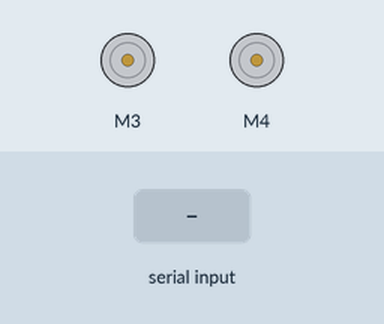
Recording of a sketch running on a simulated Arduino Uno, built with avr-gcc and run on an emulated ATmega328P. Shown: 2 × DC motor (green arrow = forward, orange = backward, longer = faster). The test bench sets the inputs (shaded band). What the sketch prints to the serial monitor is not drawn.

Above: at 1.2 s.
1.3 s: "f" received over the second serial link
At 2.1 s:
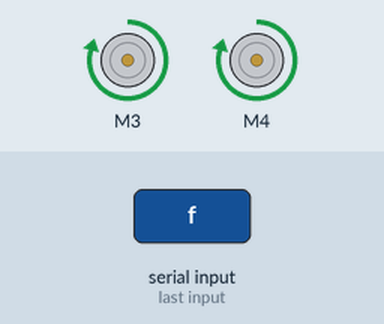
2.8 s: "b" received over the second serial link
At 3.2 s:
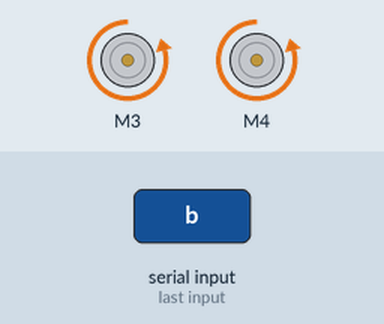
4.3 s: "L" received over the second serial link
At 5.5 s:
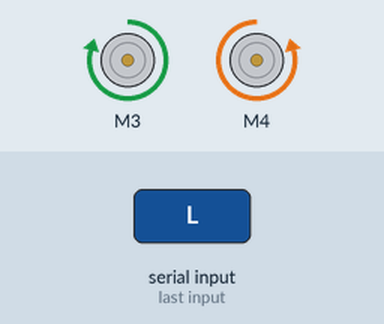
5.8 s: "R" received over the second serial link
At 6.7 s:
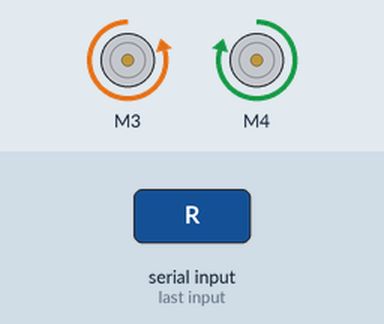
7.3 s: "F" received over the second serial link
At 7.8 s:
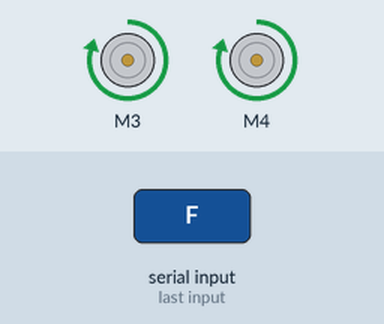
8.8 s: "B" received over the second serial link
At 10.2 s:
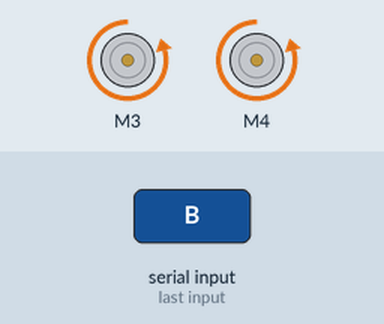
Timing chart, 0 to 11.3 s (numbered marks = the images above; inputs shaded):
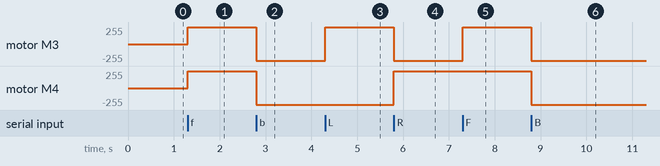

The sketch:

ControleBluetoothRobo.ino
```cpp
#include <AFMotor.h> //Adafruit Motor drive library might need to install.

#include <SoftwareSerial.h> //To declare new RX-TX pins

SoftwareSerial mySerial(9, 10);// RX, TX // RX-pin on bluetooth goes to Servo_1 on motor driver and TX pin goes to servo_2

AF_DCMotor motor1(3); //Motor slot M1 on the board

AF_DCMotor motor2(4); //Motor slor M2 on the board

char bt='S';

void setup()

{

 Serial.begin(9600); //start serial communication through USB serial.

 mySerial.begin(9600);// start serial communication using bluetooth.

 motor1.setSpeed(250);//Set the speed of motor 0 is lowest 255 is maximum.

 motor2.setSpeed(250); // For some motors lower value might not work so you have to do lots of trial and error to find the sweet spot.

}

void loop() {

bt=mySerial.read(); // Read in coming data from the phone app.

if(bt=='f'|| bt=='F')

{

 forward();

}

if(bt=='b'|| bt=='B')

{

 backward();

}

if(bt=='L'|| bt=='l')

{

 left();

}

if(bt=='R'|| bt=='r')

{

 right();

}

if(bt=='S')

{

 Stop();

}

if(bt=='j'||bt=='J')

{

 Stop();

}

}

void forward()

{

 Serial.print("fwd");

 motor1.run(FORWARD);

 motor2.run(FORWARD);

}


void backward()

{

 Serial.print("back");

 motor1.run(BACKWARD);

 motor2.run(BACKWARD);

}

void left()

{

 Serial.print("left");

 motor1.run(FORWARD);

 motor2.run(BACKWARD);

}

void right()

{

 Serial.print("right");

 motor1.run(BACKWARD);

 motor2.run(FORWARD);

}

void Stop()

{

 Serial.print("All motor stopped");

 motor1.run(RELEASE);

 motor2.run(RELEASE);

}
```

Measured:
- after the input at 1.3 s, motor M3, motor M4: stopped → forward 250/255 at once
- after the input at 2.8 s, motor M3, motor M4: forward 250/255 → backward 250/255 at once
- after the input at 4.3 s, motor M3: backward 250/255 → forward 250/255 at once
- after the input at 5.8 s, motor M3: forward 250/255 → backward 250/255 at once; motor M4: backward 250/255 → forward 250/255 at once
- after the input at 7.3 s, motor M3: backward 250/255 → forward 250/255 at once
- after the input at 8.8 s, motor M3, motor M4: forward 250/255 → backward 250/255 at once
